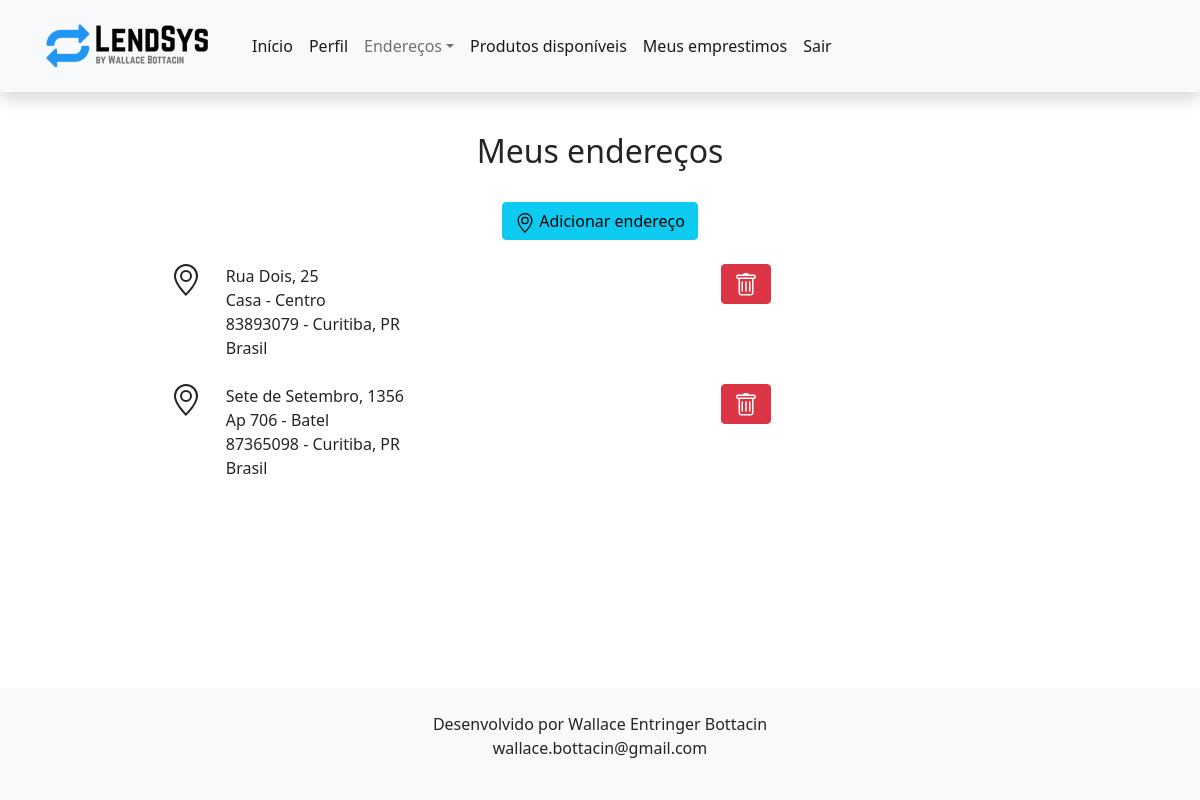
The app's page /Site/displayaddress.php (signed in) with its own data.
### tables this page shows
CREATE TABLE `address` (
  `id` int(11) NOT NULL,
  `street` varchar(100) DEFAULT NULL,
  `number` varchar(45) DEFAULT NULL,
  `complement` varchar(45) DEFAULT NULL,
  `neighborhood` varchar(45) DEFAULT NULL,
  `city` varchar(45) DEFAULT NULL,
  `state` varchar(20) DEFAULT NULL,
  `country` varchar(45) DEFAULT NULL,
  `postalcode` varchar(11) DEFAULT NULL,
  `user_id` int(11) NOT NULL
);

### Site/includes/functions.inc.php (called while the page is built, shortened)
<?php
function securityDataValidation ($data) {
    $data = trim($data);
    $data = stripslashes($data);
    $data = htmlspecialchars($data);
    $data = filter_var($data, FILTER_SANITIZE_STRING);
    return $data;
}

### Site/displayaddress.php (the view, shortened to what this page needs)
<?php
    include 'header.php';
    require_once 'includes/functions.inc.php';
    ?>
<div class="container-sm" style="text-align: center">
    <br>
    <h2>Meus endereços</h2>
    <br>
    <a href="addaddress.php">
        <button class="btn btn-info">
            Adicionar endereço</button></a>
    <br>
    <br>
</div>
<?php
if (isset($_SESSION["userid"])) {
    echo "<div class='container-lg'>";
    echo "<div>";
    $addressOwner = mysqli_real_escape_string($conn, securityDataValidation($_SESSION["userid"]));
    $sql = "SELECT * FROM address WHERE user_id = ?;";
    $stmt = mysqli_stmt_init($conn);
    if (!mysqli_stmt_prepare($stmt, $sql)) {
        header("Location: ../displayaddress.php.php?error=stmtfailed");
        exit();
    }
    mysqli_stmt_bind_param($stmt, "s", $addressOwner);
    mysqli_stmt_execute($stmt);
    $resultData = mysqli_stmt_get_result($stmt);
    $resultCheck = mysqli_num_rows($resultData);
    echo "<div class='container'>
            <div class='row'>
                <div class='col'>
                </div>
                <div class='col-11'>";
    if ($resultCheck > 0) {
        echo "<div class='container'>";
        while ($row = mysqli_fetch_assoc($resultData)) {
            $id = $row['id'];
            $name = $row['street'];
            $number = $row['number'];
            $complement = $row['complement'];
            $neighborhood = $row['neighborhood'];
            $city = $row['city'];
            $state = $row['state'];
            $country = $row['country'];
            $postalcode = $row['postalcode'];
            echo "<div class='container'>
                <div class='row'>
                    <div class='col-sm-1 text-end'>
                        <svg xmlns='http://www.w3.org/2000/svg' width='32' height='32' fill='currentColor' class='bi bi-geo-alt' viewBox='0 0 16 16'>
                            <path d='M12.166 8.94c-.524 1.062-1.234 2.12-1.96 3.07A31.493 31.493 0 0 1 8 14.58a31.481 31.481 0 0 1-2.206-2.57c-.726-.95-1.436-2.008-1.96-3.07C3.304 7.867 3 6.862 3 6a5 5 0 0 1 10 0c0 .862-.305 1.867-.834 2.94zM8 16s6-5.686 6-10A6 6 0 0 0 2 6c0 4.314 6 10 6 10z'/>
                            <path d='M8 8a2 2 0 1 1 0-4 2 2 0 0 1 0 4zm0 1a3 3 0 1 0 0-6 3 3 0 0 0 0 6z'/>
                        </svg>
                    </div>
                    <div class='col-sm-11'>
                    <div class='row'>
                        <div class='col-8 col-sm-7'>
                        ". $name .", " . $number . "<br>
                        ". $complement . " - " . $neighborhood . "<br>
                        ". $postalcode . " - " . $city . ", " . $state . "<br>
                        ". $country . "
                        </div>
                        <div class='col-4 col-sm-5'>
                        <form action='includes/deleteAddress.php' method='POST'>
                            <input type='hidden' name='aid' value='". $id ."'>
                            <button type='submit' name='deleteAddress' class='btn btn-danger'>
                                <svg xmlns='http://www.w3.org/2000/svg' width='24' height='24' fill='currentColor' class='bi bi-trash' viewBox='0 0 16 16'>
                                    <path d='M5.5 5.5A.5.5 0 0 1 6 6v6a.5.5 0 0 1-1 0V6a.5.5 0 0 1 .5-.5zm2.5 0a.5.5 0 0 1 .5.5v6a.5.5 0 0 1-1 0V6a.5.5 0 0 1 .5-.5zm3 .5a.5.5 0 0 0-1 0v6a.5.5 0 0 0 1 0V6z'/>
                                    <path fill-rule='evenodd' d='M14.5 3a1 1 0 0 1-1 1H13v9a2 2 0 0 1-2 2H5a2 2 0 0 1-2-2V4h-.5a1 1 0 0 1-1-1V2a1 1 0 0 1 1-1H6a1 1 0 0 1 1-1h2a1 1 0 0 1 1 1h3.5a1 1 0 0 1 1 1v1zM4.118 4 4 4.059V13a1 1 0 0 0 1 1h6a1 1 0 0 0 1-1V4.059L11.882 4H4.118zM2.5 3V2h11v1h-11z'/>
                                </svg>
                    </button><br>
                        </form>
                        </div>
                    </div>
                    </div>
                </div></div><br>";
            }
        echo "</div>";
    }
    else {
        echo "Nenhum endereço cadastrado. <a href='addaddress.php'>Clique aqui</a> para cadastrar seu primeiro endereço.";
    }
    echo "</div>
            <div class='col'>
            </div>
        </div></div>";
    }
?>
<?php include 'footer.php' ?>

### records on screen
address: street "Rua Dois", number "25", complement "Casa", neighborhood "Centro", postalcode "83893079", city "Curitiba", state "PR", country "Brasil"
address: street "Sete de Setembro", number "1356", complement "Ap 706", neighborhood "Batel", postalcode "87365098", city "Curitiba", state "PR", country "Brasil"
